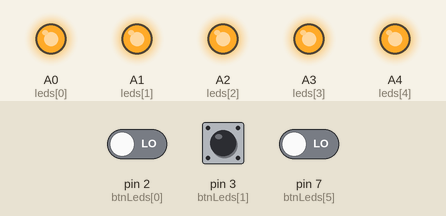
Simulated run of this sketch. Board: Arduino Uno, built with avr-gcc and run on an emulated ATmega328P. Parts: output pins drawn as LEDs (lit = HIGH). Inputs (shaded band) come from the test bench; at power-on: pin 2 (btnLeds[0]) LOW, pin 7 (btnLeds[5]) LOW, pin 3 (btnLeds[1]) LOW. Random numbers use the default seed unless the sketch sets one.

Above: at 11.8 s.
11.9 s: pin 2 (btnLeds[0]) driven HIGH and pin 7 (btnLeds[5]) driven HIGH
At 13.9 s:
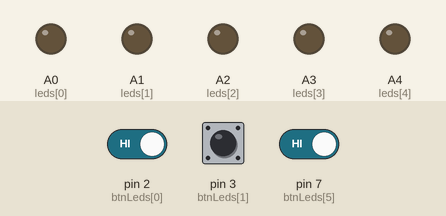
25.9 s: pin 7 (btnLeds[5]) driven LOW
At 30.5 s:
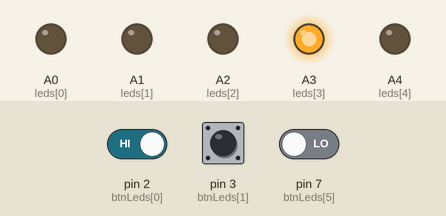
39.9 s: pin 7 (btnLeds[5]) driven HIGH
At 49.4 s:
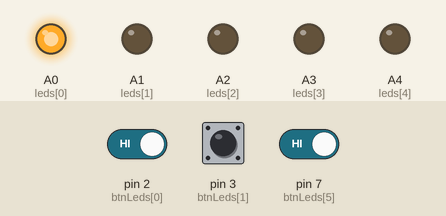
Timing chart, 0 to 50.0 s (numbered marks = the images above; inputs shaded):
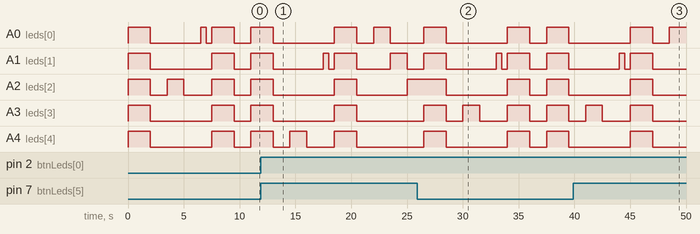

The sketch:

Simon.ino
```cpp
// Visual Micro is in vMicro>General>Tutorial Mode
//
/*
    Name:       Simon.ino
    Created:	19/09/2020 9:17:16 p. m.
    Author:     DESKTOP-5L42D1L\gfdia
*/
//lista dinamica
struct Minodo
{
	int info;
	Minodo* enlace1;
	Minodo* enlace2;


	Minodo()
	{
		info = 0;
		enlace1 = NULL;
		enlace2 = NULL;
	}
	Minodo(int Pinfo)
	{
		info = Pinfo;
		enlace1 = NULL;
		enlace2 = NULL;
	}
	Minodo(int Pinfo, Minodo* Penlace1, Minodo* Penlace2)
	{
		info = Pinfo;
		enlace1 = Penlace1;
		enlace2 = Penlace2;
	}
};
//estados del juego
enum Game
{
	si,
	no,

};

/////////////////////////////////////////////////////
/////VARIABLES
////////////////////////////////////////////////////
//arduino
int leds[5] = { A0,A1,A2,A3,A4 };
int btnLeds[6] = { 2,3,4,5,6,7 };

int estado;
Game start;

//arrays
Minodo* Simon, *Player;

int opc, cont, ale, user, valor;
bool game, chance;
float timer;


using namespace std;

/////////////////////////////////////////////////////
/////prototipos
////////////////////////////////////////////////////
void Reinicio();
int aleatorio();
Minodo* insertar(Minodo*, int);
int mostrar(Minodo*, int);
bool comparar(Minodo*, Minodo*, int x);
void demo();
void Play();
float temporizador();
void inicioLeds();
/////////////////////////////////////////////////////
/////funciones
////////////////////////////////////////////////////
void demo()
{
	while (digitalRead(btnLeds[5]) == 1)
	{

		if (digitalRead(btnLeds[5]) == 0) { break; }
		digitalWrite(leds[0], HIGH);
		if (digitalRead(btnLeds[5]) == 0) { break; }
		delay(1500);
		if (digitalRead(btnLeds[5]) == 0) { break; }
		digitalWrite(leds[0], LOW);
		if (digitalRead(btnLeds[5]) == 0) { break; }
		digitalWrite(leds[1], HIGH);
		if (digitalRead(btnLeds[5]) == 0){break;}
		delay(1500);
		if (digitalRead(btnLeds[5]) == 0) { break; }
		digitalWrite(leds[1], LOW);
		if (digitalRead(btnLeds[5]) == 0) { break; }
		digitalWrite(leds[2], HIGH);
		if (digitalRead(btnLeds[5]) == 0) { break; }
		delay(1500);
		if (digitalRead(btnLeds[5]) == 0) { break; }
		digitalWrite(leds[2], LOW);
		if (digitalRead(btnLeds[5]) == 0) { break; }
		digitalWrite(leds[3], HIGH);
		if (digitalRead(btnLeds[5]) == 0) { break; }
		delay(1500);
		if (digitalRead(btnLeds[5]) == 0) { break; }
		digitalWrite(leds[3], LOW);
		if (digitalRead(btnLeds[5]) == 0) { break; }
		digitalWrite(leds[4], HIGH);
		if (digitalRead(btnLeds[5]) == 0) { break; }
		delay(1500);
		if (digitalRead(btnLeds[5]) == 0) { break; }
		digitalWrite(leds[4], LOW);
		if (digitalRead(btnLeds[5]) == 0) { break; }
	}
}
void Play()
{
	Reinicio();
	int bandera = 0;
	do
	{

		//Agregando aleatoriamente un valor a Simon y mostrarlo
		Simon = insertar(Simon, aleatorio());
		cont++;
		Player = NULL;

		//mostrando leds
		for (int i = 1; i <= cont; i++)
		{

			valor = mostrar(Simon, i);
			digitalWrite(leds[valor], HIGH);
			delay(1500);
			digitalWrite(leds[valor], LOW);
			delay(1500);
		}

		//obteniendo lo que ingresa el jugado
		float tiemp = 0;
		bool des = false;
		int clics = 0;
		int cant = 1;
		//capturar boton
		while (clics < cont)
		{
			while (tiemp < 5)
			{
				if (digitalRead(btnLeds[0]) == 0)
				{
					Player = insertar(Player, 0);
					des = true;
					clics += 1;
					tiemp = 0;
					digitalWrite(leds[0], HIGH);
					delay(500);
					digitalWrite(leds[0], LOW);
					delay(500);
					break;
				}
				else if (digitalRead(btnLeds[1]) == 0)
				{
					Player = insertar(Player, 1);
					des = true;
					clics += 1;
					tiemp = 0;
					digitalWrite(leds[1], HIGH);
					delay(500);
					digitalWrite(leds[1], LOW);
					delay(500);
					break;
				}
				else if (digitalRead(btnLeds[2]) == 0)
				{
					Player = insertar(Player, 2);
					des = true;
					clics += 1;
					tiemp = 0;
					digitalWrite(leds[2], HIGH);
					delay(500);
					digitalWrite(leds[2], LOW);
					delay(500);
					break;
				}
				else if (digitalRead(btnLeds[3]) == 0)
				{
					Player = insertar(Player, 3);
					des = true;
					clics += 1;
					tiemp = 0;
					digitalWrite(leds[3], HIGH);
					delay(500);
					digitalWrite(leds[3], LOW);
					delay(500);
					break;
				}
				else if (digitalRead(btnLeds[4]) == 0)
				{
					Player = insertar(Player, 4);
					des = true;
					clics += 1;
					tiemp = 0;
					digitalWrite(leds[4], HIGH);
					delay(500);
					digitalWrite(leds[4], LOW);
					delay(500);
					break;
				}
				Serial.println(tiemp);
				tiemp += temporizador();
			}
			if (des == true)
			{
				if (comparar(Simon, Player, clics) == false)
				{
					inicioLeds();
					start = no;
					des = false;
					clics = cont + 1;
					bandera = 1;
					break;
				}
				else
				{
					if (clics == cont)
					{
						cant = 1;
					}
					else
					{
						cant++;
					}

				}
			}
			else
			{
				inicioLeds();
				start = no;
				bandera = 1;
				break;
			}
		}
	} while (bandera == 0);
}

void inicioLeds()
{
	digitalWrite(leds[0], HIGH);
	digitalWrite(leds[1], HIGH);
	digitalWrite(leds[2], HIGH);
	digitalWrite(leds[3], HIGH);
	digitalWrite(leds[4], HIGH);
	delay(2000);
	digitalWrite(leds[0], LOW);
	digitalWrite(leds[1], LOW);
	digitalWrite(leds[2], LOW);
	digitalWrite(leds[3], LOW);
	digitalWrite(leds[4], LOW);
	delay(1500);

}
float temporizador()
{
	float aux = 0.1;
	delay(100);
	return aux;
}

void Reinicio()
{
	cont = 0;
	Simon = NULL;
	Player = NULL;
	game = true;
	chance = true;
	start = si;
}
int aleatorio()
{
	int aux;
	aux = random(5);
	return aux;
}
Minodo* insertar(Minodo *arr, int x)
{
	Minodo* Q = new Minodo(x);
	if (arr == NULL)//no hay nodos
	{
		arr = Q;
	}
	else // varios nodos
	{
		Minodo* P = NULL;//Crea sin memoria
		P = arr;//asigna
		while (P->enlace1 != NULL)//recorre los nodos
		{
			P = P->enlace1;
		}
		P->enlace1 = Q;

	}
	return arr;


}
int mostrar(Minodo* arr, int x)
{
	Minodo* P = arr;
	if (P == NULL)
	{
		return P->info;
	}
	else
	{
		int i = 1;
		if (x == 1)
		{
			return P->info;
		}
		else
		{
			for (i; i < x; i++)
			{
				P = P->enlace1;
			}
		}
		return P->info;
	}
}
bool comparar(Minodo* arr1, Minodo* arr2, int x)
{
	Minodo* P = arr1;
	Minodo* Q = arr2;
	if (P == NULL)
	{
		if (P->info != Q->info)
		{
			return false;
		}
		else
		{
			return true;
		}
	}
	else
	{
		int i = 1;
		if (x == 1)
		{
			if (P->info != Q->info)
			{
				return false;
			}
			else
			{
				return true;
			}
		}
		else
		{
			for (i; i < x; i++)
			{
				P = P->enlace1;
				Q = Q->enlace1;
			}
		}
		if (P->info != Q->info)
		{
			return false;
		}
		else
		{
			return true;
		}
	}
}

// The setup() function runs once each time the micro-controller starts
void setup()
{
	Serial.begin(9600);
	start = no;

	//leds
	pinMode(leds[0], OUTPUT);
	pinMode(leds[1], OUTPUT);
	pinMode(leds[2], OUTPUT);
	pinMode(leds[3], OUTPUT);
	pinMode(leds[4], OUTPUT);


	//pulsadores
	pinMode(btnLeds[0], INPUT);
	pinMode(btnLeds[1], INPUT);
	pinMode(btnLeds[2], INPUT);
	pinMode(btnLeds[3], INPUT);
	pinMode(btnLeds[4], INPUT);
	pinMode(btnLeds[5], INPUT);
}

// Add the main program code into the continuous loop() function
void loop()
{

	while (digitalRead(btnLeds[5]) == 1 && start == no)
	{
		demo();
	}
	if (digitalRead(btnLeds[5]) == 0)
	{
		start = si;
		inicioLeds();
		Play();
	}


}
```
